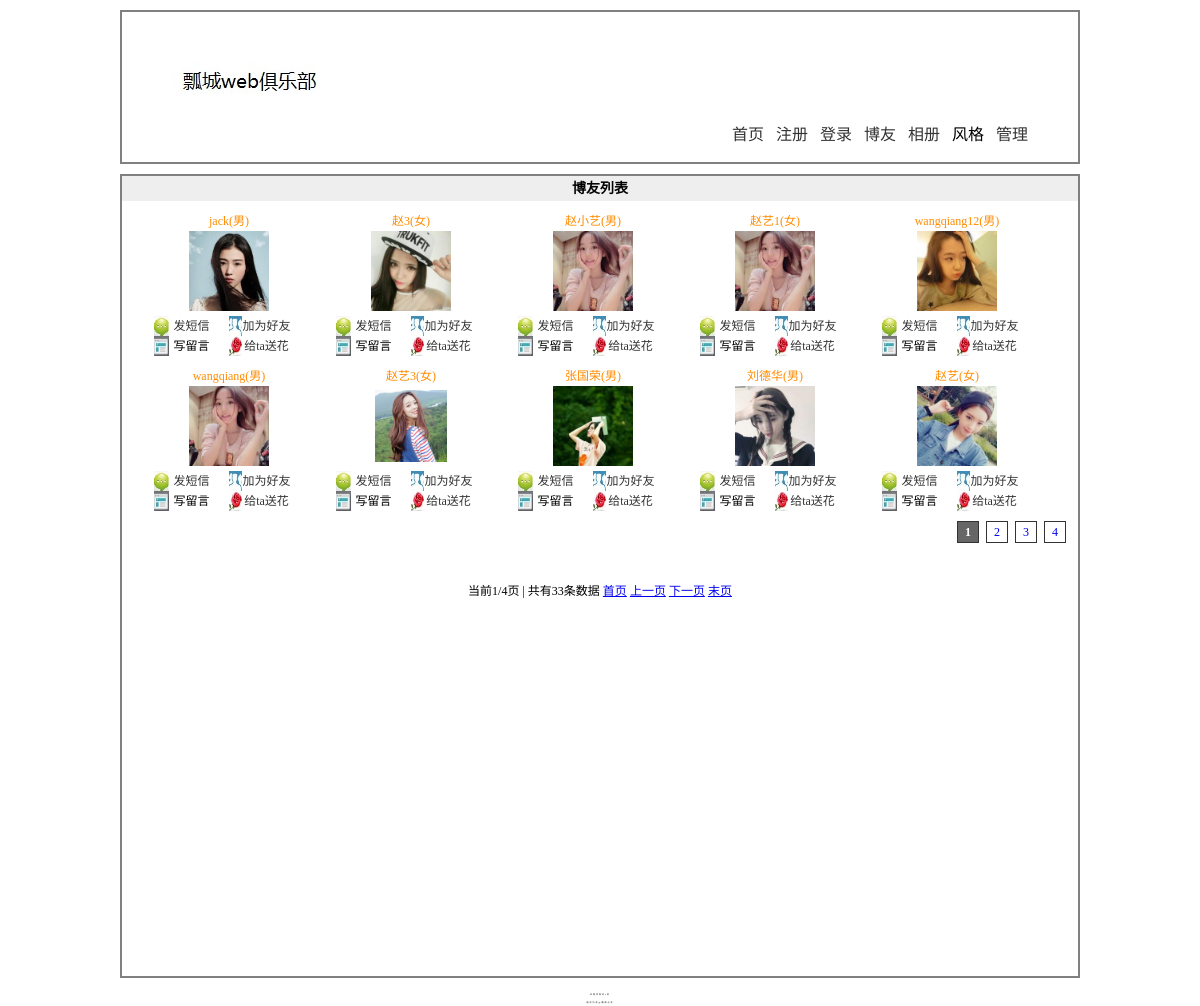
Screenshot of /blog.php with the database file from the repository.
### tables this page shows
CREATE TABLE IF NOT EXISTS `tg_user` (
  `tg_id` int(10) unsigned NOT NULL AUTO_INCREMENT,
  `tg_username` varchar(20) NOT NULL,
  `tg_password` char(40) NOT NULL,
  `tg_question` varchar(20) NOT NULL,
  `tg_answer` char(40) NOT NULL,
  `tg_sex` char(1) NOT NULL,
  `tg_face` char(12) NOT NULL,
  `tg_switch` tinyint(1) unsigned NOT NULL DEFAULT '0',
  `tg_autograph` varchar(200) DEFAULT NULL,
  `tg_email` varchar(20) DEFAULT NULL,
  `tg_qq` varchar(10) DEFAULT NULL,
  `tg_url` varchar(40) DEFAULT NULL,
  PRIMARY KEY (`tg_id`)
);

### includes/mysql.func.php (called while the page is built, shortened)
<?php
function _query($sql){
	if(!$result=mysql_query($sql)){
		exit('SQL语句执行失败');
	}
	return $result;
}
function _fetch_array_list($result){
	return mysql_fetch_array($result,MYSQL_ASSOC);
}
function _num_rows($result){
	return mysql_num_rows($result);
}
?>

### blog.php (the view, shortened to what this page needs)
<?php
	global $_pagenum,$_pagesize;
	page("SELECT tg_id FROM tg_user",10);
	$result=_query("SELECT tg_id,tg_username,tg_sex,tg_face FROM tg_user limit $_pagenum,$_pagesize");
?>
<!DOCTYPE html>
<html>
	<head>
		<?php require ROOT_PATH."includes/title.inc.php";?>
	</head>
	<body>
		<?php
			require ROOT_PATH."includes/header.inc.php";
		?>
		<div id="blog">
			<h2>博友列表</h2>
			<?php
				 while(!!$rows=_fetch_array_list($result)){
				 $_html=array();
				 $_html['id']=$rows['tg_id'];
			   	 $_html['username']=$rows['tg_username'];
			   	 $_html['face']=$rows['tg_face'];
			   	 $_html['sex']=$rows['tg_sex'];
			   	 $_html=_html($_html);
			?>
			<dl>
				<dd class="user"><?php echo $_html['username'];?>(<?php echo  $_html['sex'];?>)</dd>
				<dt><img src="<?php echo $_html['face']?>"/></dt>
				<dd class="message"><a href="javascript:;" name="message" title="<?php echo $_html['id'];?>">发短信</a></dd>
				<dd class="friend"><a href="javascript:;" name="friend" title="<?php echo $_html['id'];?>"
					onclick="javascript:window.open('friend.php','friend','width=400,height=250,top=200,left=200')">
					加为好友</a></dd>
				<dd class="guest">写留言</dd>
				<dd class="flower"><a href="javascript:;" name="flower" title="<?php echo $_html['id'];?>"
					onclick="javascript:window.open('flower.php','flower','width=400,height=250,top=250,left=300')">
					给ta送花</a></dd>
			</dl>
			<?php }
				_page(1);
				_page(2);
			?>
		</div>
		<?php
			require ROOT_PATH."includes/footer.inc.php";
		?>
	</body>
</html>

### includes/title.inc.php (shortened to what this page needs)
<link rel="stylesheet" type="text/css" href="css/css1/base.css"/>
<link rel="stylesheet" type="text/css" href="css/css1/<?php echo SCRIPT?>.css"/>

### includes/header.inc.php (shortened to what this page needs)
<?php
	global $_message_html;
?>
<div id="header">
	<h1><a href="index.php">瓢城web俱乐部多用户留言系统</a></h1>
	<ul>
		<li><a href="index.php">首页</a></li>
		<?php
			if(isset($_COOKIE['username'])){
				echo '<li><a href="member.php">'.$_COOKIE['username'].'--个人中心</a>'.$_message_html.'</li>';
				echo "\n";
			}else{
				echo '<li><a href="register.php">注册</a></li>';
				echo '<li><a href="login.php">登录</a></li>';
			}
		?>
		<li><a href="blog.php">博友</a></li>
		<li><a href="photo.php">相册</a></li>
		<li>风格</li>
		<li><a href="manage.php">管理</a></li>
	</ul>
</div>

### includes/global.func.php (shortened to what this page needs)
<?php
function _page($type){
	global $_page,$pagemax,$num,$_id;
	if($type==1){
	echo '<div id="page_num">';
		echo'<ul>';
			for($i=1;$i<=$pagemax;$i++){
				if($_page==$i){
					echo '<li><a href="'.SCRIPT.'.php?'.$_id.'page='.($i).'" class="selected">'.($i).'</a></li>';
				}else{
					echo '<li><a href="'.SCRIPT.'.php?'.$_id.'page='.($i).'">'.($i).'</a></li>';
				}
			}
		echo'</ul>';
	echo '</div>';
	}elseif($type==2){
		echo '<div id="page_text">';
			echo '<ul style="text-align: center;">';
				echo "<br/><br/>";
				echo "<a>当前{$_page}/{$pagemax}页  | 共有{$num}条数据</a>";
				echo ' <a href="'.SCRIPT.'.php?'.$_id.'page=1">首页</a> ';
				echo ' <a href="'.SCRIPT.'.php?'.$_id.'page='.($_page-1).'">上一页</a> ';
				echo ' <a href="'.SCRIPT.'.php?'.$_id.'page='.($_page+1).'">下一页</a> ';
				echo ' <a href="'.SCRIPT.'.php?'.$_id.'page='.$pagemax.'">末页</a> ';
			echo '</ul>';
		echo '</div>';
	}else{
		_page(1);
	}
}
function page($_sql,$size){
	global $_pagesize,$_pagenum,$_page,$pagemax,$num;
	if(isset($_GET['page'])){
		$_page=$_GET['page'];
		if(empty($_page)||$_page<0||!is_numeric($_page)){
			$_page=1;
		}else{
			$_page=intval($_page);
		}
	}else{
		$_page=1;
	}
	$_pagesize=$size;
	$num=_num_rows(_query($_sql));
	if($num==0){
		$_page=1;
	}else{
		$pagemax=ceil($num/$_pagesize);
	}
	$_pagenum=($_page-1)*$_pagesize;
}
function _html($string){
	if(is_array($string)){
		foreach($string as $_key=>$_value){
		$string[$_key]=_html($_value);
		}
	}else{
		$string=htmlspecialchars($string);
	}
	return $string;
}
?>

### includes/footer.inc.php (shortened to what this page needs)
<div id="footer">
	<p>本程序耗时<?php echo round((run_time()-START_TIME),4);?>秒</p>
	<p>版权所有@翻版必究</p>
</div>

### css/css1/base.css (style rules this page uses)
* { padding: 0; margin: 0; }
body { width: 960px; margin: 0 auto;; background-color: #fff; }
#header { width: auto; height: 150px; border: 2px solid gray; margin: 10px 0; }
ul { list-style-type: none; }
h2 { background: #eee; font-size: 14px; height: 25px; line-height: 25px; text-indent: 10px; }
#header h1 { font-size: 12px; width: 210px; height: 39px; background: url(../../img/logo1.jpg) no-repeat; margin: 50px 0 0 50px; }
#header h1 a { width: 210px; height: 39px; display: block; text-indent: -9999px; }
#header ul { text-align: right; padding: 20px 50px 0 0; }
#header ul li { display: inline; margin-left: 8px; }
#header ul li a { text-decoration: none; color: #333; }
#footer { clear: both; width: auto; height: 60px; text-align: center; padding: 10px 0 0 0; }
#footer p { font-size: 2px; letter-spacing: 1px; padding: 5px 0 0 0; }

### css/css1/blog.css (style rules this page uses)
#blog { width: auto; height: 800px; border: 2px solid gray; font-size: 12px; }
#blog h2 { text-indent: 0; text-align: center; }
#blog dl { width: 150px; float: left; margin: 10px 0 0 32px; }
#blog dl dd { width: 75px; height: 20px; line-height: 20px; text-align: center; float: left; }
#blog dl dd.user { width: 150px; float: none; color: darkorange; }
#blog dl dd.message { background: url(../../img/1.jpg) no-repeat 0 center; background-size: 15px 100%; }
#blog dl dd.friend { background: url(../../img/2.jpg) no-repeat -2px center; background-size: 15px 100%; }
#blog dl dd.guest { background: url(../../img/3.jpg) no-repeat 0 center; background-size: 15px 100%; }
#blog dl dd.flower { background: url(../../img/4.jpg) no-repeat -2px center; background-size: 15px 100%; }
#blog dl dt { width: 150px; margin: 0 0 5px 0; }
#blog dl dt img { width: 80px; height: 80px; cursor: pointer; display: block; margin: 0 auto; }

### blog.php (style rules this page uses)
#page_num { height: 20px; clear: both; padding: 10px 0; position: relative; }
#page_num ul { position: absolute; right: 10px; height: 20px; }
#page_num ul li { float: left; width: 24px; height: 24px; margin-left: 5px; }
#page_num ul li a { display: block; width: 20px; height: 20px; line-height: 20px; border: 1px solid #333; text-align: center; text-decoration: none; }
#page_num ul li a:hover,#page_num ul li a.selected { background: #666; color: #fff; font-weight: bold; }
#blog dl dd a { text-decoration: none; color: #333; }

### rows the page displays
tg_user: tg_username "jack", tg_sex "男", tg_face (picture)
tg_user: tg_username "赵3", tg_sex "女", tg_face (picture)
tg_user: tg_username "赵小艺", tg_sex "男", tg_face (picture)
tg_user: tg_username "赵艺1", tg_sex "女", tg_face (picture)
tg_user: tg_username "wangqiang12", tg_sex "男", tg_face (picture)
tg_user: tg_username "wangqiang", tg_sex "男", tg_face (picture)
tg_user: tg_username "赵艺3", tg_sex "女", tg_face (picture)
tg_user: tg_username "张国荣", tg_sex "男", tg_face (picture)
tg_user: tg_username "刘德华", tg_sex "男", tg_face (picture)
tg_user: tg_username "赵艺", tg_sex "女", tg_face (picture)

### other values shown
$_page "1"
$pagemax "4"
$num "33"
